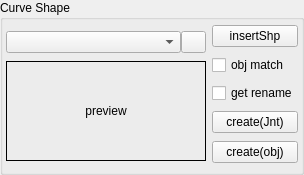
               <widget class="QGroupBox" name="CurveShape_Gb">
                <property name="minimumSize">
                 <size>
                  <width>0</width>
                  <height>175</height>
                 </size>
                </property>
                <property name="maximumSize">
                 <size>
                  <width>16777215</width>
                  <height>175</height>
                 </size>
                </property>
                <property name="title">
                 <string>Curve Shape</string>
                </property>
                <layout class="QHBoxLayout" name="horizontalLayout_4">
                 <property name="leftMargin">
                  <number>3</number>
                 </property>
                 <property name="topMargin">
                  <number>3</number>
                 </property>
                 <property name="rightMargin">
                  <number>3</number>
                 </property>
                 <property name="bottomMargin">
                  <number>3</number>
                 </property>
                 <item>
                  <widget class="QFrame" name="selectCurve_F">
                   <property name="minimumSize">
                    <size>
                     <width>200</width>
                     <height>0</height>
                    </size>
                   </property>
                   <property name="maximumSize">
                    <size>
                     <width>200</width>
                     <height>16777215</height>
                    </size>
                   </property>
                   <layout class="QVBoxLayout" name="selectCurve_V">
                    <property name="spacing">
                     <number>0</number>
                    </property>
                    <property name="leftMargin">
                     <number>0</number>
                    </property>
                    <property name="topMargin">
                     <number>0</number>
                    </property>
                    <property name="rightMargin">
                     <number>0</number>
                    </property>
                    <property name="bottomMargin">
                     <number>0</number>
                    </property>
                    <item>
                     <layout class="QHBoxLayout" name="curvesCbb_H">
                      <property name="spacing">
                       <number>0</number>
                      </property>
                      <item>
                       <widget class="QComboBox" name="curves_Cbb">
                        <property name="minimumSize">
                         <size>
                          <width>175</width>
                          <height>0</height>
                         </size>
                        </property>
                        <property name="maximumSize">
                         <size>
                          <width>175</width>
                          <height>16777215</height>
                         </size>
                        </property>
                       </widget>
                      </item>
                      <item>
                       <widget class="QPushButton" name="loadCurveData_Btn">
                        <property name="minimumSize">
                         <size>
                          <width>25</width>
                          <height>0</height>
                         </size>
                        </property>
                        <property name="maximumSize">
                         <size>
                          <width>25</width>
                          <height>16777215</height>
                         </size>
                        </property>
                        <property name="text">
                         <string/>
                        </property>
                        <property name="icon">
                         <iconset theme="QIcon::ThemeIcon::SystemReboot"/>
                        </property>
                       </widget>
                      </item>
                     </layout>
                    </item>
                    <item>
                     <widget class="QLabel" name="curvePreviw_Le">
                      <property name="minimumSize">
                       <size>
                        <width>200</width>
                        <height>100</height>
                       </size>
                      </property>
                      <property name="maximumSize">
                       <size>
                        <width>200</width>
                        <height>100</height>
                       </size>
                      </property>
                      <property name="frameShape">
                       <enum>QFrame::Shape::Box</enum>
                      </property>
                      <property name="text">
                       <string>preview</string>
                      </property>
                      <property name="alignment">
                       <set>Qt::AlignmentFlag::AlignCenter</set>
                      </property>
                     </widget>
                    </item>
                   </layout>
                  </widget>
                 </item>
                 <item>
                  <layout class="QVBoxLayout" name="createCurve_V">
                   <item>
                    <widget class="QPushButton" name="insertCurveShp_Btn">
                     <property name="text">
                      <string>insertShp</string>
                     </property>
                    </widget>
                   </item>
                   <item>
                    <widget class="QCheckBox" name="matchCurve_Chb">
                     <property name="text">
                      <string>obj match</string>
                     </property>
                    </widget>
                   </item>
                   <item>
                    <widget class="QCheckBox" name="getRenameCurve_Chb">
                     <property name="text">
                      <string>get rename</string>
                     </property>
                    </widget>
                   </item>
                   <item>
                    <widget class="QPushButton" name="createJntCurve_Btn">
                     <property name="text">
                      <string>create(Jnt)</string>
                     </property>
                    </widget>
                   </item>
                   <item>
                    <widget class="QPushButton" name="createObjCurve_Btn">
                     <property name="text">
                      <string>create(obj)</string>
                     </property>
                    </widget>
                   </item>
                  </layout>
                 </item>
                </layout>
               </widget>
